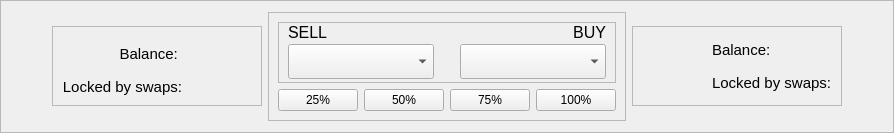
        <widget class="QFrame" name="frame_41">
         <property name="frameShape">
          <enum>QFrame::StyledPanel</enum>
         </property>
         <property name="frameShadow">
          <enum>QFrame::Raised</enum>
         </property>
         <layout class="QGridLayout" name="gridLayout_59">
          <item row="0" column="0">
           <spacer name="horizontalSpacer_11">
            <property name="orientation">
             <enum>Qt::Horizontal</enum>
            </property>
            <property name="sizeType">
             <enum>QSizePolicy::MinimumExpanding</enum>
            </property>
            <property name="sizeHint" stdset="0">
             <size>
              <width>40</width>
              <height>20</height>
             </size>
            </property>
           </spacer>
          </item>
          <item row="0" column="1">
           <widget class="QFrame" name="frame_51">
            <property name="sizePolicy">
             <sizepolicy hsizetype="MinimumExpanding" vsizetype="Minimum">
              <horstretch>0</horstretch>
              <verstretch>0</verstretch>
             </sizepolicy>
            </property>
            <property name="maximumSize">
             <size>
              <width>16777215</width>
              <height>80</height>
             </size>
            </property>
            <property name="styleSheet">
             <string notr="true"/>
            </property>
            <property name="frameShape">
             <enum>QFrame::StyledPanel</enum>
            </property>
            <property name="frameShadow">
             <enum>QFrame::Raised</enum>
            </property>
            <layout class="QGridLayout" name="gridLayout_46">
             <item row="0" column="2">
              <widget class="QLabel" name="mm2_buy_balance_lbl">
               <property name="sizePolicy">
                <sizepolicy hsizetype="Minimum" vsizetype="Minimum">
                 <horstretch>0</horstretch>
                 <verstretch>0</verstretch>
                </sizepolicy>
               </property>
               <property name="font">
                <font>
                 <pointsize>11</pointsize>
                </font>
               </property>
               <property name="text">
                <string>Balance: </string>
               </property>
               <property name="alignment">
                <set>Qt::AlignRight|Qt::AlignTrailing|Qt::AlignVCenter</set>
               </property>
              </widget>
             </item>
             <item row="1" column="2">
              <widget class="QLabel" name="mm2_buy_locked_lbl">
               <property name="sizePolicy">
                <sizepolicy hsizetype="Minimum" vsizetype="Minimum">
                 <horstretch>0</horstretch>
                 <verstretch>0</verstretch>
                </sizepolicy>
               </property>
               <property name="font">
                <font>
                 <pointsize>11</pointsize>
                </font>
               </property>
               <property name="styleSheet">
                <string/>
               </property>
               <property name="text">
                <string>Locked by swaps:</string>
               </property>
               <property name="alignment">
                <set>Qt::AlignRight|Qt::AlignTrailing|Qt::AlignVCenter</set>
               </property>
              </widget>
             </item>
             <item row="0" column="3">
              <widget class="QLabel" name="mm2_buy_bal_icon">
               <property name="minimumSize">
                <size>
                 <width>64</width>
                 <height>64</height>
                </size>
               </property>
               <property name="maximumSize">
                <size>
                 <width>64</width>
                 <height>64</height>
                </size>
               </property>
               <property name="font">
                <font>
                 <pointsize>10</pointsize>
                </font>
               </property>
               <property name="text">
                <string>&lt;html&gt;&lt;head/&gt;&lt;body&gt;&lt;p&gt;&lt;img src=&quot;:/64/img/64/placeholder.png&quot;/&gt;&lt;/p&gt;&lt;/body&gt;&lt;/html&gt;</string>
               </property>
               <property name="alignment">
                <set>Qt::AlignCenter</set>
               </property>
              </widget>
             </item>
            </layout>
           </widget>
          </item>
          <item row="0" column="2">
           <widget class="QFrame" name="frame_42">
            <property name="frameShape">
             <enum>QFrame::StyledPanel</enum>
            </property>
            <property name="frameShadow">
             <enum>QFrame::Raised</enum>
            </property>
            <layout class="QGridLayout" name="gridLayout_32">
             <item row="1" column="1">
              <widget class="QPushButton" name="mm2_50pct_btn">
               <property name="sizePolicy">
                <sizepolicy hsizetype="Preferred" vsizetype="Preferred">
                 <horstretch>0</horstretch>
                 <verstretch>0</verstretch>
                </sizepolicy>
               </property>
               <property name="minimumSize">
                <size>
                 <width>0</width>
                 <height>0</height>
                </size>
               </property>
               <property name="maximumSize">
                <size>
                 <width>16777215</width>
                 <height>35</height>
                </size>
               </property>
               <property name="font">
                <font>
                 <pointsize>9</pointsize>
                </font>
               </property>
               <property name="styleSheet">
                <string notr="true"/>
               </property>
               <property name="text">
                <string>50%</string>
               </property>
              </widget>
             </item>
             <item row="1" column="2">
              <widget class="QPushButton" name="mm2_75pct_btn">
               <property name="sizePolicy">
                <sizepolicy hsizetype="Preferred" vsizetype="Preferred">
                 <horstretch>0</horstretch>
                 <verstretch>0</verstretch>
                </sizepolicy>
               </property>
               <property name="minimumSize">
                <size>
                 <width>0</width>
                 <height>0</height>
                </size>
               </property>
               <property name="maximumSize">
                <size>
                 <width>16777215</width>
                 <height>35</height>
                </size>
               </property>
               <property name="font">
                <font>
                 <pointsize>9</pointsize>
                </font>
               </property>
               <property name="styleSheet">
                <string notr="true"/>
               </property>
               <property name="text">
                <string>75%</string>
               </property>
              </widget>
             </item>
             <item row="1" column="3">
              <widget class="QPushButton" name="mm2_100pct_btn">
               <property name="sizePolicy">
                <sizepolicy hsizetype="Preferred" vsizetype="Preferred">
                 <horstretch>0</horstretch>
                 <verstretch>0</verstretch>
                </sizepolicy>
               </property>
               <property name="minimumSize">
                <size>
                 <width>0</width>
                 <height>0</height>
                </size>
               </property>
               <property name="maximumSize">
                <size>
                 <width>16777215</width>
                 <height>35</height>
                </size>
               </property>
               <property name="font">
                <font>
                 <pointsize>9</pointsize>
                </font>
               </property>
               <property name="styleSheet">
                <string notr="true"/>
               </property>
               <property name="text">
                <string>100%</string>
               </property>
              </widget>
             </item>
             <item row="1" column="0">
              <widget class="QPushButton" name="mm2_25pct_btn">
               <property name="sizePolicy">
                <sizepolicy hsizetype="Preferred" vsizetype="Preferred">
                 <horstretch>0</horstretch>
                 <verstretch>0</verstretch>
                </sizepolicy>
               </property>
               <property name="minimumSize">
                <size>
                 <width>0</width>
                 <height>0</height>
                </size>
               </property>
               <property name="maximumSize">
                <size>
                 <width>16777215</width>
                 <height>35</height>
                </size>
               </property>
               <property name="font">
                <font>
                 <pointsize>9</pointsize>
                </font>
               </property>
               <property name="styleSheet">
                <string notr="true"/>
               </property>
               <property name="text">
                <string>25%</string>
               </property>
              </widget>
             </item>
             <item row="0" column="0" colspan="4">
              <widget class="QFrame" name="frame_19">
               <property name="sizePolicy">
                <sizepolicy hsizetype="Minimum" vsizetype="Minimum">
                 <horstretch>0</horstretch>
                 <verstretch>0</verstretch>
                </sizepolicy>
               </property>
               <property name="frameShape">
                <enum>QFrame::StyledPanel</enum>
               </property>
               <property name="frameShadow">
                <enum>QFrame::Raised</enum>
               </property>
               <layout class="QGridLayout" name="gridLayout_31">
                <property name="topMargin">
                 <number>0</number>
                </property>
                <property name="bottomMargin">
                 <number>0</number>
                </property>
                <property name="verticalSpacing">
                 <number>0</number>
                </property>
                <item row="1" column="7">
                 <widget class="QComboBox" name="mm2_buy_coin_combo">
                  <property name="sizePolicy">
                   <sizepolicy hsizetype="Minimum" vsizetype="Minimum">
                    <horstretch>0</horstretch>
                    <verstretch>0</verstretch>
                   </sizepolicy>
                  </property>
                  <property name="maximumSize">
                   <size>
                    <width>16777215</width>
                    <height>35</height>
                   </size>
                  </property>
                  <property name="styleSheet">
                   <string notr="true"/>
                  </property>
                 </widget>
                </item>
                <item row="1" column="4">
                 <widget class="QComboBox" name="mm2_sell_coin_combo">
                  <property name="sizePolicy">
                   <sizepolicy hsizetype="Minimum" vsizetype="Minimum">
                    <horstretch>0</horstretch>
                    <verstretch>0</verstretch>
                   </sizepolicy>
                  </property>
                  <property name="maximumSize">
                   <size>
                    <width>16777215</width>
                    <height>35</height>
                   </size>
                  </property>
                  <property name="styleSheet">
                   <string notr="true"/>
                  </property>
                 </widget>
                </item>
                <item row="1" column="5">
                 <spacer name="verticalSpacer_6">
                  <property name="orientation">
                   <enum>Qt::Vertical</enum>
                  </property>
                  <property name="sizeType">
                   <enum>QSizePolicy::Minimum</enum>
                  </property>
                  <property name="sizeHint" stdset="0">
                   <size>
                    <width>20</width>
                    <height>40</height>
                   </size>
                  </property>
                 </spacer>
                </item>
                <item row="0" column="4">
                 <widget class="QLabel" name="mm2_sell_lbl">
                  <property name="sizePolicy">
                   <sizepolicy hsizetype="Minimum" vsizetype="Minimum">
                    <horstretch>0</horstretch>
                    <verstretch>0</verstretch>
                   </sizepolicy>
                  </property>
                  <property name="font">
                   <font>
                    <pointsize>12</pointsize>
                   </font>
                  </property>
                  <property name="text">
                   <string>SELL</string>
                  </property>
                  <property name="alignment">
                   <set>Qt::AlignLeading|Qt::AlignLeft|Qt::AlignVCenter</set>
                  </property>
                 </widget>
                </item>
                <item row="0" column="7">
                 <widget class="QLabel" name="mm2_buy_lbl">
                  <property name="sizePolicy">
                   <sizepolicy hsizetype="Minimum" vsizetype="Minimum">
                    <horstretch>0</horstretch>
                    <verstretch>0</verstretch>
                   </sizepolicy>
                  </property>
                  <property name="font">
                   <font>
                    <pointsize>12</pointsize>
                   </font>
                  </property>
                  <property name="text">
                   <string>BUY</string>
                  </property>
                  <property name="alignment">
                   <set>Qt::AlignRight|Qt::AlignTrailing|Qt::AlignVCenter</set>
                  </property>
                 </widget>
                </item>
               </layout>
              </widget>
             </item>
            </layout>
           </widget>
          </item>
          <item row="0" column="3">
           <widget class="QFrame" name="frame_52">
            <property name="sizePolicy">
             <sizepolicy hsizetype="MinimumExpanding" vsizetype="Minimum">
              <horstretch>0</horstretch>
              <verstretch>0</verstretch>
             </sizepolicy>
            </property>
            <property name="maximumSize">
             <size>
              <width>16777215</width>
              <height>80</height>
             </size>
            </property>
            <property name="styleSheet">
             <string notr="true"/>
            </property>
            <property name="frameShape">
             <enum>QFrame::StyledPanel</enum>
            </property>
            <property name="frameShadow">
             <enum>QFrame::Raised</enum>
            </property>
            <layout class="QGridLayout" name="gridLayout_34">
             <item row="1" column="1">
              <widget class="QLabel" name="mm2_sell_locked_lbl">
               <property name="sizePolicy">
                <sizepolicy hsizetype="Minimum" vsizetype="Minimum">
                 <horstretch>0</horstretch>
                 <verstretch>0</verstretch>
                </sizepolicy>
               </property>
               <property name="font">
                <font>
                 <pointsize>11</pointsize>
                </font>
               </property>
               <property name="text">
                <string>Locked by swaps:</string>
               </property>
              </widget>
             </item>
             <item row="0" column="0" rowspan="2">
              <widget class="QLabel" name="mm2_sell_bal_icon">
               <property name="minimumSize">
                <size>
                 <width>64</width>
                 <height>64</height>
                </size>
               </property>
               <property name="maximumSize">
                <size>
                 <width>64</width>
                 <height>64</height>
                </size>
               </property>
               <property name="font">
                <font>
                 <pointsize>10</pointsize>
                </font>
               </property>
               <property name="text">
                <string>&lt;html&gt;&lt;head/&gt;&lt;body&gt;&lt;p&gt;&lt;img src=&quot;:/64/img/64/placeholder.png&quot;/&gt;&lt;/p&gt;&lt;/body&gt;&lt;/html&gt;</string>
               </property>
               <property name="alignment">
                <set>Qt::AlignCenter</set>
               </property>
              </widget>
             </item>
             <item row="0" column="1">
              <widget class="QLabel" name="mm2_sell_balance_lbl">
               <property name="sizePolicy">
                <sizepolicy hsizetype="Minimum" vsizetype="Minimum">
                 <horstretch>0</horstretch>
                 <verstretch>0</verstretch>
                </sizepolicy>
               </property>
               <property name="font">
                <font>
                 <pointsize>11</pointsize>
                </font>
               </property>
               <property name="text">
                <string>Balance: </string>
               </property>
              </widget>
             </item>
            </layout>
           </widget>
          </item>
          <item row="0" column="4">
           <spacer name="horizontalSpacer_21">
            <property name="orientation">
             <enum>Qt::Horizontal</enum>
            </property>
            <property name="sizeHint" stdset="0">
             <size>
              <width>40</width>
              <height>20</height>
             </size>
            </property>
           </spacer>
          </item>
         </layout>
        </widget>
